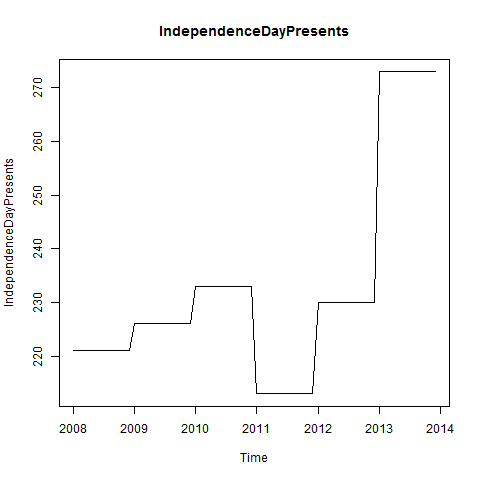

Generate this figure with R:
#Creates IndependenceDayPresents plot

png("Plots/IndependenceDayPresents_plot.png")
plot(IndependenceDayPresents, main="IndependenceDayPresents")
dev.off()